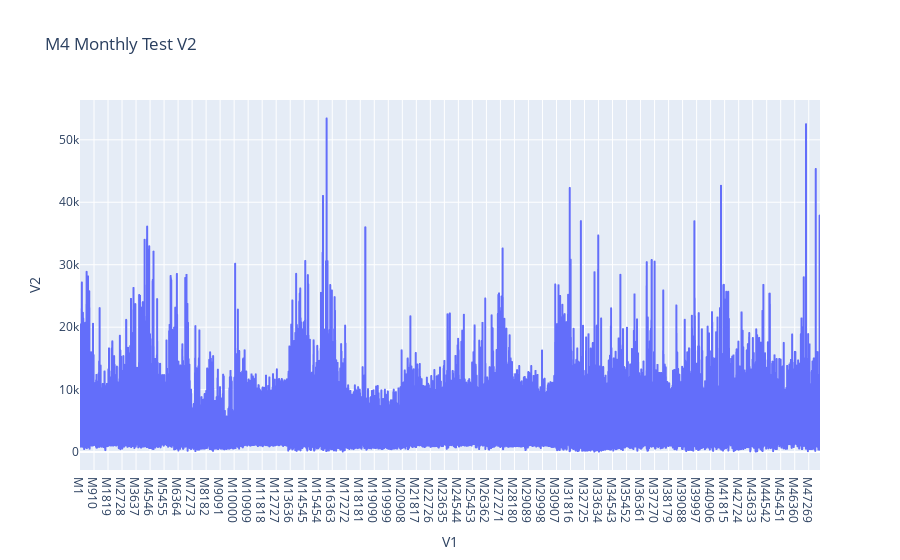

Notebook code for this chart:
### Markdown cell above
### Monthly

### Code cell
monthly_df = pd.read_csv(m4_path + "/Monthly-test.csv")
fig = px.line(monthly_df, x="V1", y='V2', title='M4 Monthly Test V2')
fig.show()

### Figure 1 — Plotly figure (JSON) as saved in the notebook; plotly's stock layout.template omitted (floating-point values rounded to 4 significant figures; data arrays with more than 128 entries replaced by an {"elided": "..."} marker saying what was removed)
{"data": [{"hovertemplate": "V1=%{x}<br>V2=%{y}<extra></extra>", "legendgroup": "", "line": {"color": "#636efa", "dash": "solid"}, "marker": {"symbol": "circle"}, "mode": "lines", "name": "", "showlegend": false, "type": "scattergl", "x": {"elided": "48000 str values"}, "xaxis": "x", "y": {"elided": "48000 float values"}, "yaxis": "y"}], "layout": {"legend": {"tracegroupgap": 0}, "title": {"text": "M4 Monthly Test V2"}, "xaxis": {"anchor": "y", "domain": [0, 1], "title": {"text": "V1"}}, "yaxis": {"anchor": "x", "domain": [0, 1], "title": {"text": "V2"}}}}
